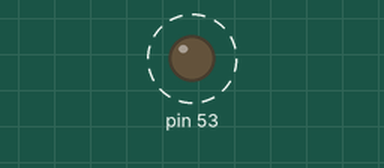
This sketch was run on a simulated Arduino Mega 2560, built with avr-gcc and run on an emulated ATmega2560. Parts: output pins drawn as LEDs (lit = HIGH). Dashed ring = blinking. What the sketch prints to the serial monitor is not drawn.

Above: at 0.03 s.
Timing chart, 0 to 3.0 s (numbered marks = the images above):
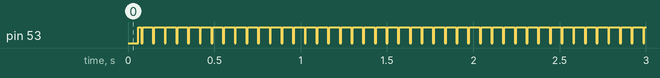

The sketch:

OpenSource_SpiMaster.ino
```cpp
/*
Date    :  2015-01-15
Maker   :  Lee SeungHyun (Blog Address : http://dkwltmdgus.blog.me)
MCU     :  Arduino Mega
Purpose :  9Byte / Real number SPI Commnuication Test
Please do not change this section


SPI 규칙
데이터 총 9byte
통신 순서
8 - 0 - 1 - 2 - 3 - 4 - 5 - 6 - 7

0, 1, 2 = roll(x)
3, 4, 5 = pitch(y)
6, 7, 8 = yaw(z)

First = 구조체명.add
Second = 구조체명.rest
Third = 구조체명.multiple
*/

#include <SPI.h>

void setup (void)
{
  SPI.begin ();
  digitalWrite(SS, HIGH);
  SPI.setClockDivider(SPI_CLOCK_DIV16);
  Serial.begin(9600);
}

struct Axis {
  double rest;
  int multiple;
  int add;
} messenger;

boolean A_Check = true;
boolean B_Check = false;
boolean C_Check = false;
boolean D_Check = false;
boolean E_Check = false;
boolean F_Check = false;
boolean G_Check = false;
boolean H_Check = false;
boolean I_Check = false;

double X[3] = {0,};
double Y[3] = {0,};
double Z[3] = {0,};

// double pitch;
// double roll;
// double yaw;

void loop (void) {

  digitalWrite(SS,LOW);
  if (A_Check) {
    //digitalWrite(SS, LOW);
    Z[2] = SPI.transfer(0);
    A_Check = false;
    B_Check = true;
    //Serial.println("0");
    delayMicroseconds(900);
    //digitalWrite(SS, HIGH);
  }
  if (B_Check) {
    //digitalWrite(SS, LOW);
    X[0] = SPI.transfer(1);
    B_Check = false;
    C_Check = true;
    //Serial.println("1");
    delayMicroseconds(900);
    //digitalWrite(SS, HIGH);
  }
  if (C_Check) {
    //digitalWrite(SS, LOW);
    X[1] = SPI.transfer(2);
    C_Check = false;
    D_Check = true;
    //Serial.println("2");
    delayMicroseconds(900);
    //digitalWrite(SS, HIGH);
  }
  if (D_Check) {
    //digitalWrite(SS, LOW);
    X[2] = SPI.transfer(3);
    D_Check = false;
    E_Check = true;
    //Serial.println("3");
    delayMicroseconds(900);
    //digitalWrite(SS, HIGH);
  }
  if (E_Check) {
    //digitalWrite(SS, LOW);
    Y[0] = SPI.transfer(4);
    E_Check = false;
    F_Check = true;
    //Serial.println("4");
    delayMicroseconds(900);
    //digitalWrite(SS, HIGH);
  }
  if (F_Check) {
    //digitalWrite(SS, LOW);
    Y[1] = SPI.transfer(5);
    F_Check = false;
    G_Check = true;
    //Serial.println("5");
    delayMicroseconds(900);
    //digitalWrite(SS, HIGH);
  }
  if (G_Check) {
    //digitalWrite(SS, LOW);
    Y[2] = SPI.transfer(6);
    G_Check = false;
    H_Check = true;
    //Serial.println("6");
    delayMicroseconds(900);
    //digitalWrite(SS, HIGH);
  }
  if (H_Check) {
    //digitalWrite(SS, LOW);
    Z[0] = SPI.transfer(7);
    H_Check = false;
    I_Check = true;
    //Serial.println("7");
    delayMicroseconds(900);
    //digitalWrite(SS, HIGH);
  }
  if (I_Check) {
    //digitalWrite(SS, LOW);
    Z[1] = SPI.transfer(8);
    I_Check = false;
    A_Check = true;
    delayMicroseconds(900);

    //Serial.println("8");
    //digitalWrite(SS, HIGH);
  }
  digitalWrite(SS, HIGH);


  // struct Axis X_Axis;
  // X_Axis.add = X[0];
  // X[1] = (double)X[1];
  // X[1] = X[1] - X[1]*0.99;
  // X_Axis.rest = X[1];
  // X_Axis.multiple = X[2];
  // roll = Trans(X_Axis);

  // struct Axis Y_Axis;
  // Y_Axis.add = Y[0];
  // Y[1] = (double)Y[1];
  // Y[1] = Y[1] - Y[1]*0.99;
  // Y_Axis.rest = Y[1];
  // Y_Axis.multiple = Y[2];
  // pitch = Trans(Y_Axis);

  // struct Axis Z_Axis;
  // Z_Axis.add = Z[0];
  // Z[1] = (double)Z[1];
  // Z[1] = Z[1] - Z[1]*0.99;
  // Z_Axis.rest = Z[1];
  // Z_Axis.multiple = Z[2];
  // yaw = Trans(Z_Axis);

  Serial.print(X[0]); Serial.print(" / ");
  Serial.print(X[1]); Serial.print(" / ");
  Serial.print(X[2]); Serial.print(" / ");
  //Serial.print(roll);
  //Serial.print(" / ");

  Serial.print(Y[0]); Serial.print(" / ");
  Serial.print(Y[1]); Serial.print(" / ");
  Serial.print(Y[2]); Serial.print(" / ");
  //Serial.print(pitch);
  //Serial.print(" / ");

  Serial.print(Z[0]); Serial.print(" / ");
  Serial.print(Z[1]); Serial.print(" / ");
  Serial.print(Z[2]); Serial.print(" / ");
  Serial.println();
  //Serial.println(yaw)
  //Serial.println(" / ");
}

double Trans(struct Axis value) {
  return value.add + value.rest + (value.multiple * 255);
}
```

Measured:
- by itself, pin 53: alternates HIGH for 0.06 s and LOW for 0.01 s
